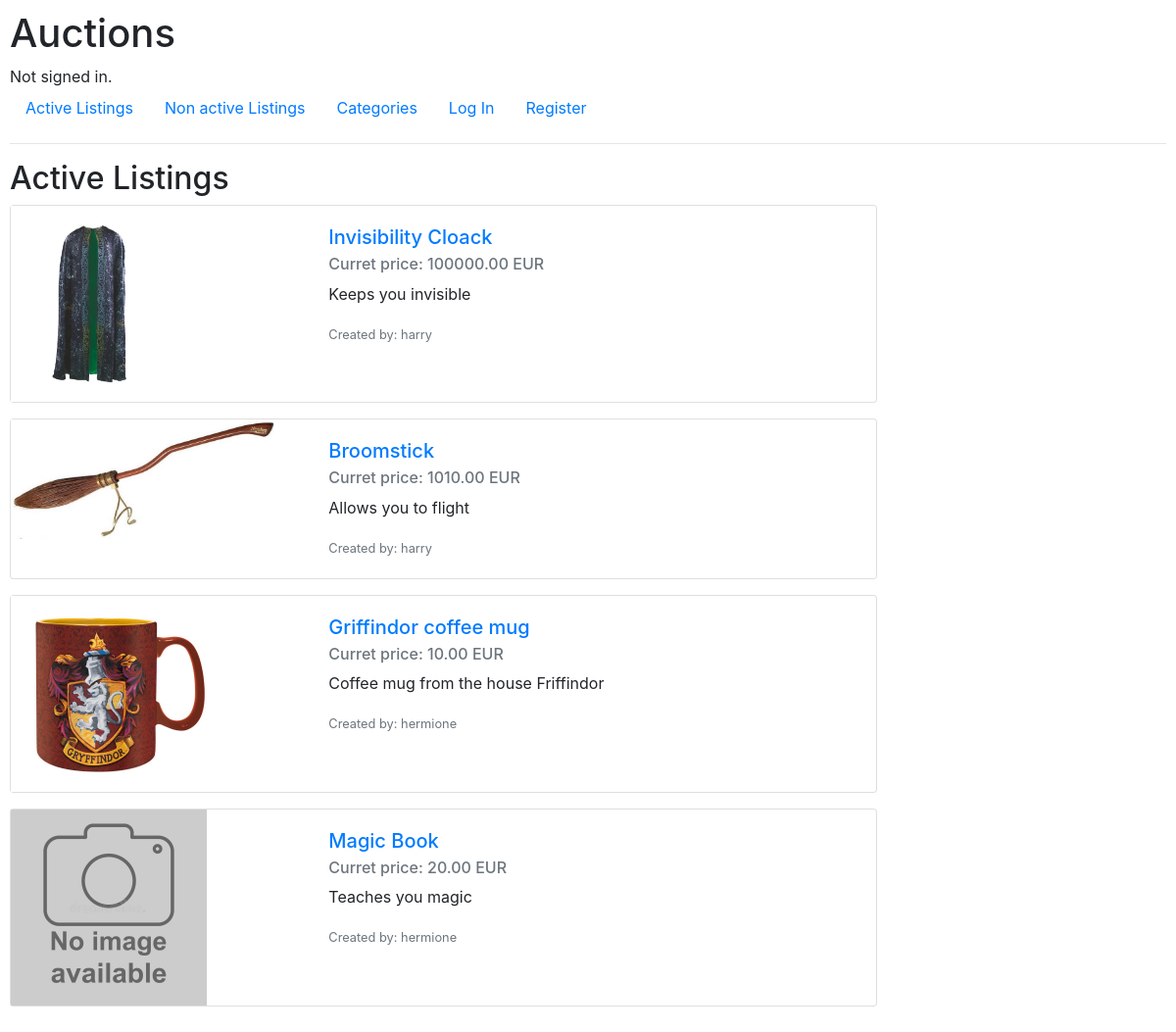
Before: / with the older database file.
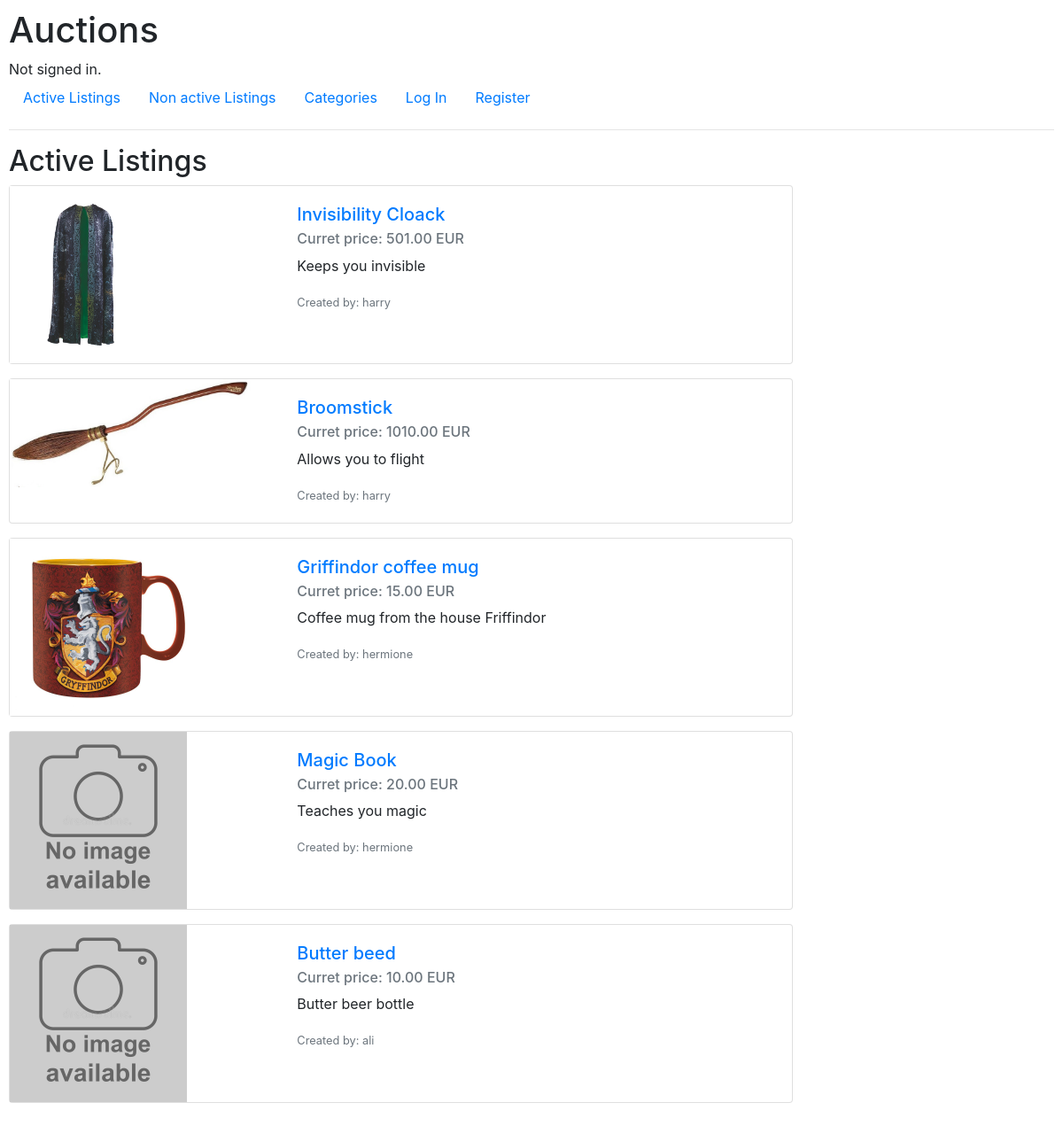
After: the same page with the newer database file.
### auctions/models.py (models this page shows, shortened)
class Auction_listing(models.Model):
    title = CharField(max_length=64)
    initial_price = DecimalField(max_digits=10, decimal_places=2)
    description = TextField(blank=True)
    creator = ForeignKey(User, on_delete=models.CASCADE, related_name="created_listings")
    winner = ForeignKey(User, on_delete=models.CASCADE, related_name="won_listings", blank=True, null=True)
    is_active = BooleanField(default=True)
    categories = ManyToManyField(Category, blank=True, related_name="listings_per_category")
    in_watch_list = ManyToManyField(User, blank=True, related_name="wishes_per_user")
    image = models.ImageField(
        upload_to='images/',
        blank=True,
        null=True,
        editable=True
        )
    def HighestBid(self):
        if self.bids_by_listing.exists():
            max_bids_amount = self.bids_by_listing.all().aggregate(Max('amount'))['amount__max']
            return self.bids_by_listing.all().get(amount = max_bids_amount)
        else:
            return None
    def current_price(self):
        if self.HighestBid():
            return self.HighestBid().amount
        else:
            return self.initial_price

class Bid(models.Model):
    amount = DecimalField(max_digits=10, decimal_places=2)
    listing = ForeignKey(Auction_listing, on_delete=models.CASCADE, related_name="bids_by_listing")
    user = ForeignKey(User, on_delete=models.CASCADE, related_name='bids_by_user')

class User(AbstractUser):
    def AmountWatchlist(self):
        return self.wishes_per_user.count()

### auctions/views.py (the view)
# urls.py: path("", views.index, name="index"),
def index(request):
    return render(request, "auctions/index.html", {
        "Listings": Auction_listing.objects.filter(is_active = True)
    })

### auctions/templates/auctions/index.html
{% extends "auctions/layout.html" %}
{% block body %}
    <h2>Active Listings</h2>
    {% for listing in Listings %}
        {% include 'auctions/listing_card.html' %}
    {% empty %}
        There are no listings
    {% endfor %}
{% endblock %}

### auctions/templates/auctions/listing_card.html
<div class="card mb-3" style="max-width: 75%;">
    <div class="row g-0" >
        {% if listing.image %}
        <div class="col-md-4">
            <img src="{{listing.image.url}}" class="img-fluid rounded-start" alt="..." style="width: 100% \9; max-height: 200px;">
        </div>
        {% else %}
        <div class="col-md-4">
            {% load static %}<img src="{% static 'auctions/no-image-available-icon.jpeg' %}" class="img-fluid rounded-start" alt="..." style="width: 100% \9; max-height: 200px;">
        </div>
        {% endif %}
        <div class="col-md-8">
            <div class="card-body">
                <a href="{% url 'listing_page' listing.id%}">
                    <h5 class="card-title">{{ listing.title }}</h5>
                </a>
                <h6 class="card-subtitle mb-2 text-muted"> Curret price: {{listing.current_price }} EUR</h6>
                {% if listing.description %}
                    <p class="card-text">{{listing.description}}</p>
                {% else %}
                    <p class="card-text">No description for this item</p>
                {% endif %}
                <p class="card-text"><small class="text-muted">Created by: {{ listing.creator }}</small></p>
            </div>
        </div>
    </div>
</div>

Changed rows visible on the page:
computed for Auction_listing "Invisibility Cloack": current_price "100000.00" → "501.00"
computed for Auction_listing "Griffindor coffee mug": current_price "10.00" → "15.00"
added Auction_listing: title "Butter beed", current_price "10.00", description "Butter beer bottle", creator "ali"
